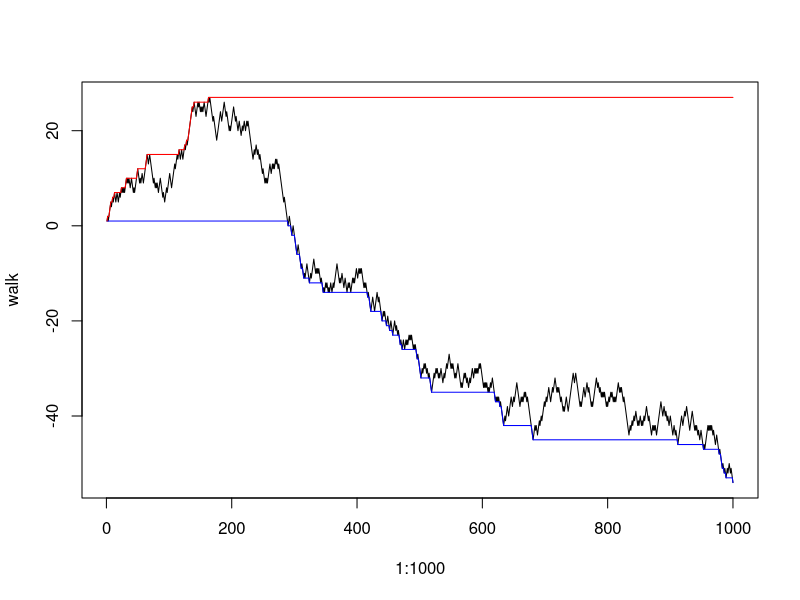
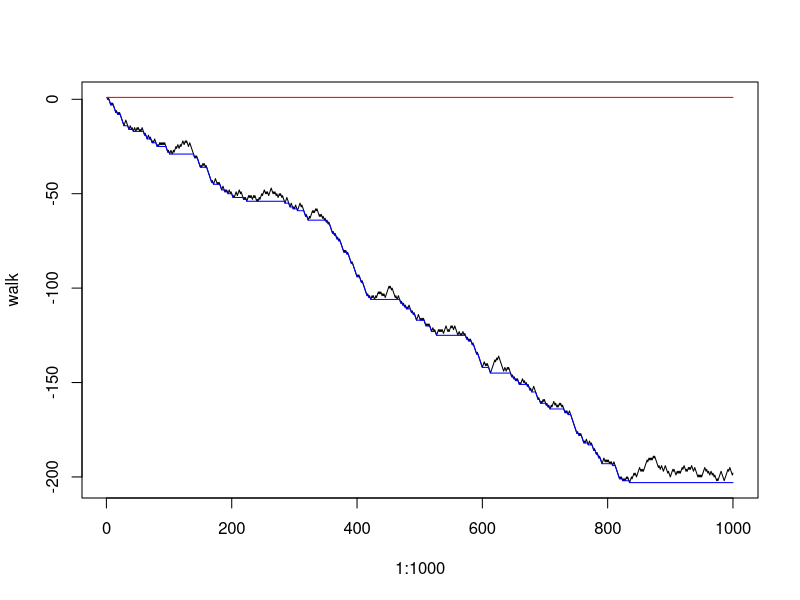
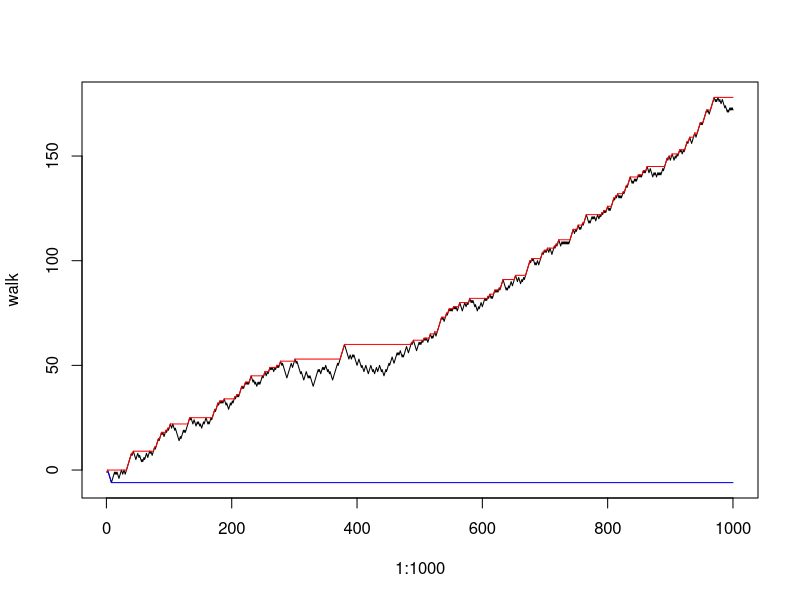

Recreate these plots in R, in order.
set.seed(42, kind="Mersenne-Twister")


p <- 0.5
steps <- sample(c(1, -1), 1000, replace = T, prob=c(p, 1-p))
walk <- cumsum(steps)
walk_min <- cummin(walk)
walk_max <- cummax(walk)

plot(1:1000, walk, type='l')
lines(1:1000, walk_min, col="blue", type='l')
lines(1:1000, walk_max, col="red", type='l')

# how many times did it cross 0?
sum(walk == 0)
which(walk == 0)

p <- 0.4
steps <- sample(c(1, -1), 1000, replace = T, prob=c(p, 1-p))
walk <- cumsum(steps)
walk_min <- cummin(walk)
walk_max <- cummax(walk)

plot(1:1000, walk, type='l')
lines(1:1000, walk_min, col="blue", type='l')
lines(1:1000, walk_max, col="red", type='l')

# how many times did it cross 0?
sum(walk == 0)
which(walk == 0)


p <- 0.6
steps <- sample(c(1, -1), 1000, replace = T, prob=c(p, 1-p))
walk <- cumsum(steps)
walk_min <- cummin(walk)
walk_max <- cummax(walk)

plot(1:1000, walk, type='l')
lines(1:1000, walk_min, col="blue", type='l')
lines(1:1000, walk_max, col="red", type='l')

# how many times did it cross 0?
sum(walk == 0)
which(walk == 0)



